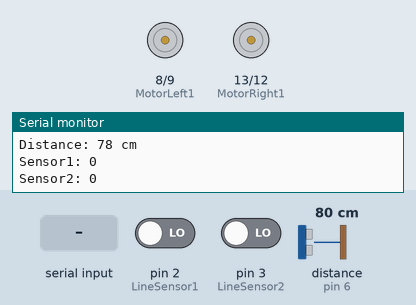
A sketch run on a simulated Arduino Uno, built with avr-gcc and run on an emulated ATmega328P. Shown: motor-driver pin pairs drawn as motors (green arrow = first pin HIGH = forward, orange = second pin HIGH = backward, longer = more drive, scaled by the enable pin), the last lines printed to the serial monitor. Wiring (inferred from the names in the program): ultrasonic range finder: trigger pin 7; echo pin 6. The test bench sets the inputs (shaded band); at power-on: pin 2 (LineSensor1) LOW, pin 3 (LineSensor2) LOW, distance to the obstacle (sensor on pin 6) 80 cm. The echo pulse lasts 58.3 µs per cm.

Above: at 1.2 s.
1.3 s: "f" received over Serial
At 1.7 s:
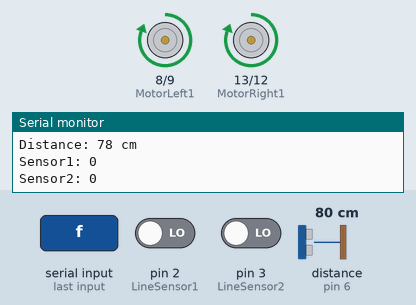
2.9 s: "b" received over Serial
At 3.4 s:
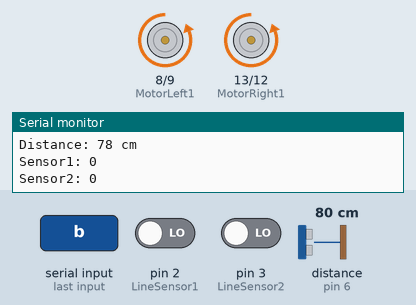
4.5 s: "s" received over Serial
At 5.7 s:
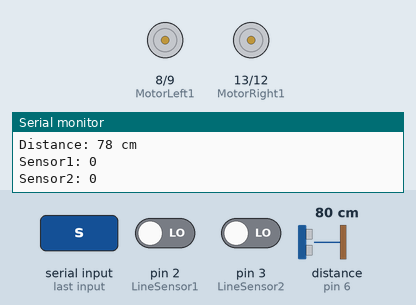
6.0 s: "l" received over Serial
At 6.5 s:
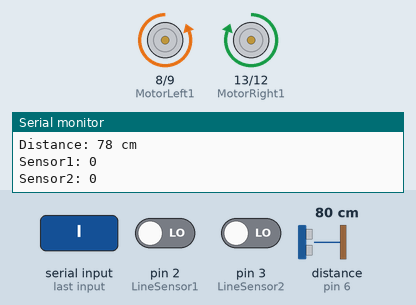
7.6 s: "r" received over Serial
At 9.0 s:
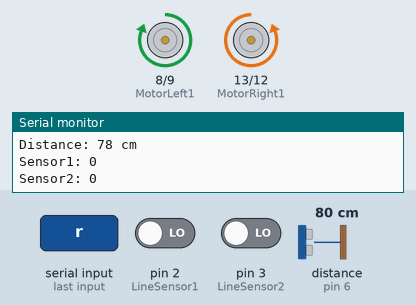
Timing chart, 0 to 10.6 s (numbered marks = the images above; inputs shaded):
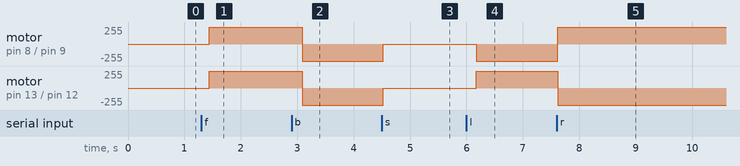

The sketch:

adruindo_sumo.ino
```cpp
#define EnableLeft 10
#define EnableRight 11

#define MotorLeft1 8
#define MotorLeft2 9
#define MotorRight1 13
#define MotorRight2 12

#define echoPin 6 // listen to distance
#define triggerPin 7 // Start echo

#define LineSensor1 2
#define LineSensor2 3

void setup() {
 pinMode(EnableLeft, OUTPUT);
 pinMode(EnableRight, OUTPUT);

 pinMode(MotorRight1, OUTPUT);
 pinMode(MotorRight2, OUTPUT);
 pinMode(MotorLeft1, OUTPUT);
 pinMode(MotorLeft2, OUTPUT);

 pinMode(LineSensor1, INPUT);
 pinMode(LineSensor2, INPUT);

 pinMode(triggerPin, OUTPUT);
 pinMode(echoPin, INPUT);

 stop();
 Serial.begin(9600);
}

void loop() {
  listenToSerialInputMotors();

  int distance = getDistance(200);
  Serial.print("Distance: ");
  Serial.print(distance);
  Serial.println(" cm");

  boolean val1 = digitalRead(LineSensor1); // read the input pin
  Serial.print("Sensor1: ");
  Serial.println(val1);

  boolean val2 = digitalRead(LineSensor2); // read the input pin
  Serial.print("Sensor2: ");
  Serial.println(val2);
}

void listenToSerialInputMotors() {
  if (Serial.available()) {
   char character = Serial.read();
    if(character == 'f') {
      Serial.println("Going forward");
      forwards();
    }
    if(character == 'b') {
      Serial.println("Going backward");
      backwards();
    }
    if(character == 's') {
      Serial.println("Stopping");
      stop();
    }
    if(character == 'l') {
      Serial.println("Turning left");
      turnLeft();
    }
    if(character == 'r') {
      Serial.println("Turning right");
      turnRight();
    }
  }
}

void forwards() {
  enableMotors();
  digitalWrite(MotorRight1, HIGH);
  digitalWrite(MotorRight2, LOW);
  digitalWrite(MotorLeft1, HIGH);
  digitalWrite(MotorLeft2, LOW);
}

void backwards() {
  enableMotors();
  digitalWrite(MotorRight1, LOW);
  digitalWrite(MotorRight2, HIGH);
  digitalWrite(MotorLeft1, LOW);
  digitalWrite(MotorLeft2, HIGH);
}

void turnLeft() {
  enableMotors();
  digitalWrite(MotorRight1, HIGH);
  digitalWrite(MotorRight2, LOW);
  digitalWrite(MotorLeft1, LOW);
  digitalWrite(MotorLeft2, HIGH);
}

void turnRight() {
  enableMotors();
  digitalWrite(MotorRight1, LOW);
  digitalWrite(MotorRight2, HIGH);
  digitalWrite(MotorLeft1, HIGH);
  digitalWrite(MotorLeft2, LOW);
}

void enableMotors() {
  digitalWrite(EnableLeft, HIGH);
  digitalWrite(EnableRight, HIGH);
}

void disableMotors() {
  digitalWrite(EnableLeft, LOW);
  digitalWrite(EnableRight, LOW);
}

void stop() {
  disableMotors();
}

int getDistance(int delayBetweenMeasures) {
  digitalWrite(triggerPin, LOW);
  delay(delayBetweenMeasures);
  digitalWrite(triggerPin, HIGH);
  delayMicroseconds(10);
  digitalWrite(triggerPin, LOW);

  long duration = pulseIn(echoPin, HIGH);
  return duration * 0.034/2;
}
```

Measured:
- after the input at 1.3 s, motor on pin 8 (MotorLeft1) / pin 9 (MotorLeft2), motor on pin 13 (MotorRight1) / pin 12 (MotorRight2): stopped → forward 255/255 after 0.14 s
- after the input at 2.9 s, motor on pin 8 (MotorLeft1) / pin 9 (MotorLeft2), motor on pin 13 (MotorRight1) / pin 12 (MotorRight2): forward 255/255 → backward 255/255 after 0.19 s
- after the input at 4.5 s, motor on pin 8 (MotorLeft1) / pin 9 (MotorLeft2), motor on pin 13 (MotorRight1) / pin 12 (MotorRight2): backward 255/255 → stopped at once
- after the input at 6.0 s, motor on pin 8 (MotorLeft1) / pin 9 (MotorLeft2): stopped → backward 255/255 after 0.17 s; motor on pin 13 (MotorRight1) / pin 12 (MotorRight2): stopped → forward 255/255 after 0.17 s
- after the input at 7.6 s, motor on pin 8 (MotorLeft1) / pin 9 (MotorLeft2): backward 255/255 → forward 255/255 at once; motor on pin 13 (MotorRight1) / pin 12 (MotorRight2): forward 255/255 → backward 255/255 at once
